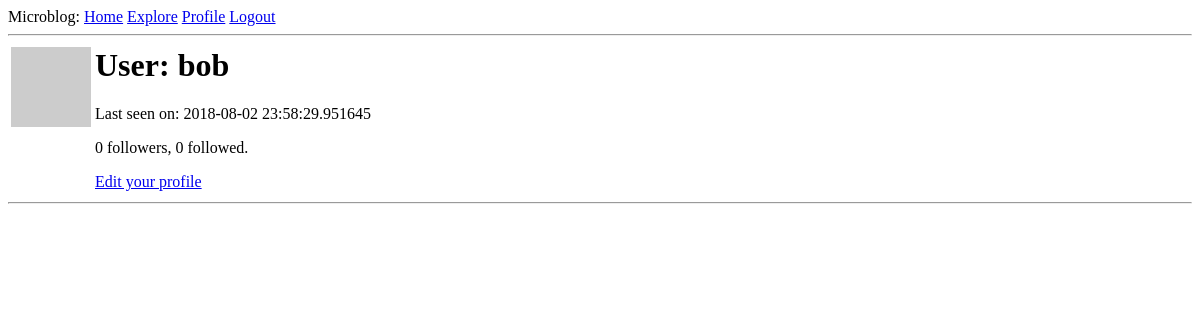
/user/bob (signed in), run on an earlier commit of the app's database.
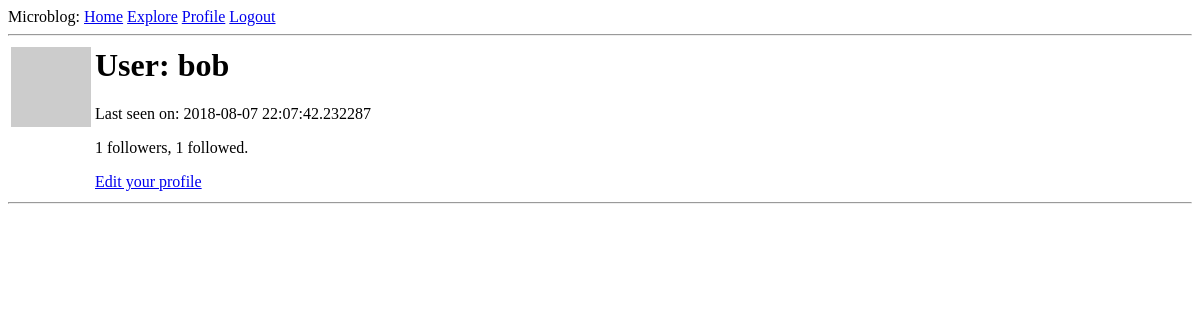
And on a later commit of the database.
### app/models.py (models this page shows, shortened)
class User(UserMixin, db.Model):
    id = db.Column(db.Integer, primary_key=True)
    username = db.Column(db.String(64), index=True, unique=True)
    email = db.Column(db.String(120), index=True, unique=True)
    password_hash = db.Column(db.String(128))
    posts = db.relationship('Post', backref='author', lazy='dynamic')
    about_me = db.Column(db.String(140))
    last_seen = db.Column(db.DateTime, default=datetime.utcnow)
    followed = db.relationship(
        'User', secondary=followers,
        primaryjoin=(followers.c.follower_id == id),
        secondaryjoin=(followers.c.followed_id == id),
        backref=db.backref('followers', lazy='dynamic'), lazy='dynamic')
    def avatar(self, size):
        digest = md5(self.email.lower().encode('utf-8')).hexdigest()
        return 'https://www.gravatar.com/avatar/{}?d=identicon&s={}'.format(digest, size)

### app/routes.py (the view)
@app.route('/user/<username>')
@login_required
def user(username):
	user = User.query.filter_by(username=username).first_or_404()
	page = request.args.get('page', 1, type=int)
	posts = user.posts.order_by(Post.timestamp.desc()).paginate(page, app.config['POSTS_PER_PAGE'], False)
	next_url = url_for('user', username=user.username, page=posts.next_num) \
	    if posts.has_next else None
	prev_url = url_for('user', username=user.username, page=posts.prev_num) \
	    if posts.has_prev else None
	return render_template('user.html', user=user, posts=posts.items, next_url=next_url, prev_url=prev_url)

### app/models.py (called while the page is built)
@login.user_loader
def load_user(id):
    return User.query.get(int(id))

### app/routes.py (called while the page is built)
@app.before_request
def before_request():
	if current_user.is_authenticated:
		current_user.last_seen = datetime.utcnow()
		db.session.commit()

### app/templates/user.html (shortened to what this page needs)
{% extends "base.html" %}
{% block content %}
    <table>
        <tr valign="top">
            <td><img src="{{ user.avatar(128) }}"></td>
            <td>
                <h1>User: {{ user.username }}</h1>
                {% if user.last_seen %}<p>Last seen on: {{ user.last_seen }}</p>{% endif %}
                <p>{{ user.followers.count() }} followers, {{ user.followed.count() }} followed.</p>
                {% if user == current_user %}
                <p><a href="{{ url_for('edit_profile') }}">Edit your profile</a></p>
                {% elif not current_user.is_following(user) %}
                <p><a href="{{ url_for('follow', username=user.username) }}">Follow</a></p>
                {% else %}
                <p><a href="{{ url_for('unfollow', username=user.username) }}">Unfollow</a></p>
                {% endif %}
            </td>
        </tr>
    </table>
    <hr>
{% endblock %}

What changed in the data, as far as the page shows it:
changed User "bob": last_seen "2018-08-02 23:58:29.951645" → "2018-08-07 22:07:42.232287"
Also different on the page:
{{ user.followers.count() }}: "0" → "1"
{{ user.followed.count() }}: "0" → "1"
